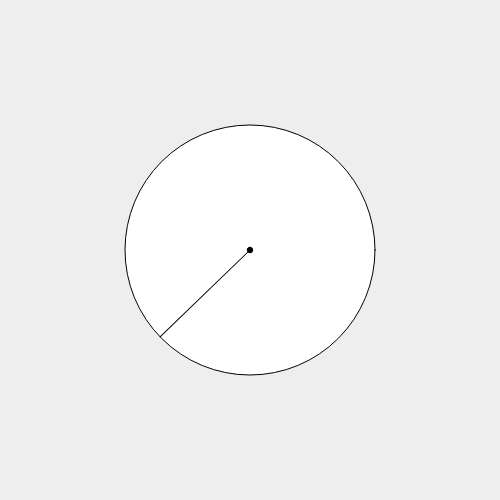
Frame 1 (no input)
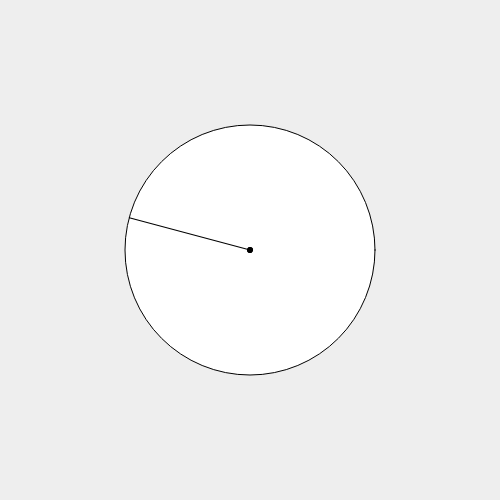
Frame 60 (no input)
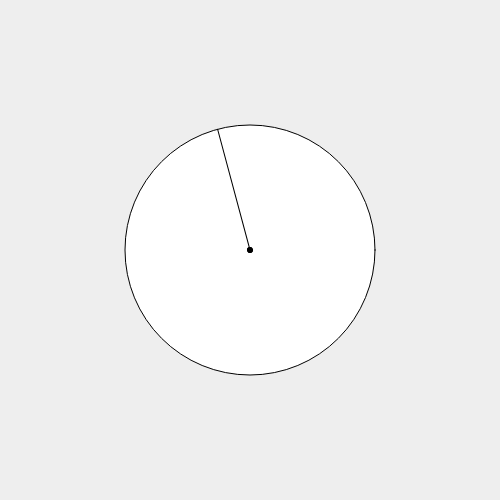
Frame 120 (the mouse pressed at the canvas centre since frame 60)

The p5.js sketch that drew these frames (run headless with seeded random() and noise() and a simulated clock; from frame 60 on, the mouse is pressed at the canvas centre):

// p5.js sketch
// ── sketch.js

// - - - - - - - - - - - - - - - - - - - - - - - - - - - - - -
// A line rotating inside a circle, a clock with just one hand
// - - - - - - - - - - - - - - - - - - - - - - - - - - - - - -

var angle, rotationSpeed, circleSize, lineSize;
var canvas;

function setup(){

	// 1. Classic Canvas Operation
	canvas = createCanvas(500,500);
	canvas.position(0, 0);
	canvas.style('z-index', '-99');

	background('#eeeeee')

	// 2. Starting the variables
	angle = 45;
	rotationSpeed = 1;
	circleSize = 250; // Diameter
	lineSize = 250/2;

}

// - - - - - - - - - - - - - - - - - - - - - - - - - - - - - -
function draw(){

	background('#eeeeee');


	// 1. We draw the circle
	fill(255);
	ellipse( width/2, height/2, circleSize, circleSize);
	fill(0);
	ellipse(width/2, height/2, 5, 5);
	push();
	angle += rotationSpeed;
	stroke(0);
	translate(250,250);
	rotate(radians(angle));
	line(0,0,0,lineSize);
	ellipse(0,0,5,5);
	// 2. Rotating operations

	pop();

}
